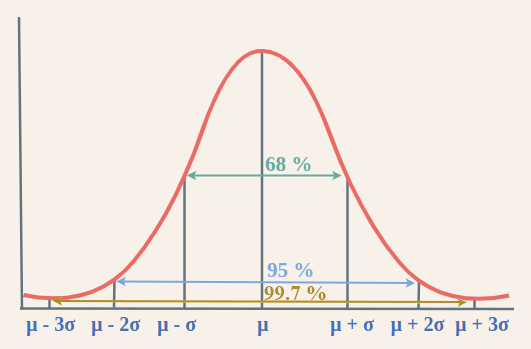
#> input picture Statistics & Probability/Transformation/Gaussian Transformation Methods/images/gaussian.png, 531 x 349 px
$ jupyter execute 'gaussian transformation.ipynb'
#> lines starting #> are read from the running program, lines starting #| are printed output that depends on the picture
1. [Gaussian Transformation Methods](#gaussian-transformation-methods)

#### Gaussian Transformation Methods:
- transforms the data by ```changing``` the ```shape``` of distribution and ```relationship``` between variables
- transforms data to be ```normally distributed```
- useful when ml algorithms that require the data to be normally distributed
- reduces the impact of ```outliers```
- Types of Gaussian Transformation:

    - ```Log Transformation```

    - ```Reciprocal Transformation```

    - ```Square root Transformation```

    - ```Cube root Transformation```

    - ```Exponential Transformation```

    - ```Box-Cox Transformation```

    - ```Yeo-Johnson Transformation```

    - ```Quantile Transformation```

    - ```Power Transformation```

Note:
- normality of data achieved

    - ```skew = 0```

    - ```kurtosis = 3```

    - ```mean``` need not be 0

    - ```std``` need not be 1

- standard normality:

    - ```skew = 0```

    - ```kurtosis = 3```

    - ```mean = 0```

    - ```std = 1```

[cell 1]
from PIL import Image
from IPython.display import display

img = Image.open('images/gaussian.png')
#> img is the input picture: PIL image 531x349 RGBA; mean R, G, B, A 242.5, 234.5, 227.1, 255
new_image = img.resize((400, 250))
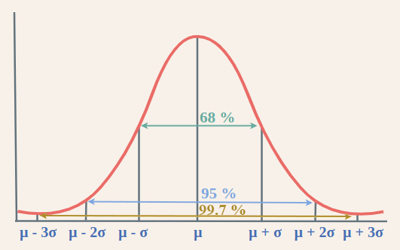
#> new_image: PIL image 400x250 RGBA; mean R, G, B, A 242.5, 234.5, 227.1, 255
display(new_image)
